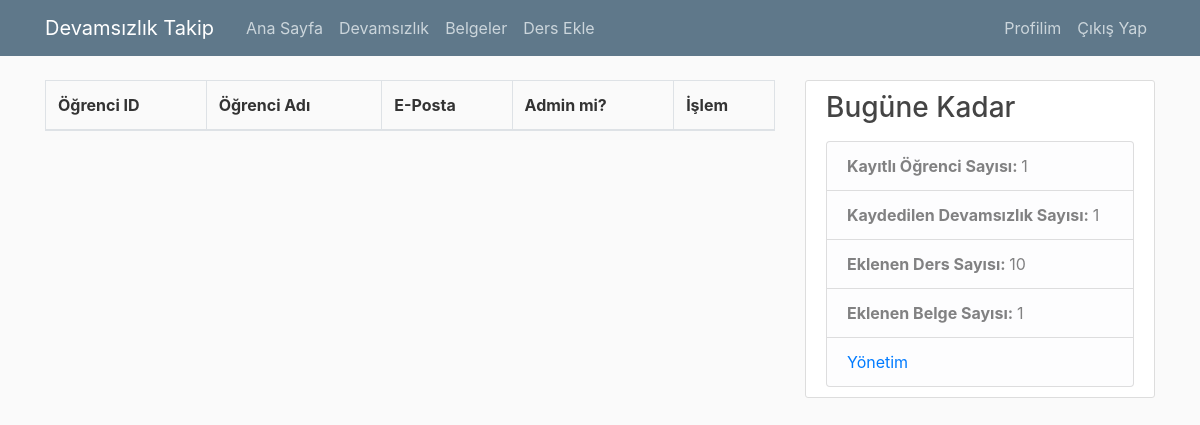
/admin/students (signed in), run on an earlier commit of the app's database.
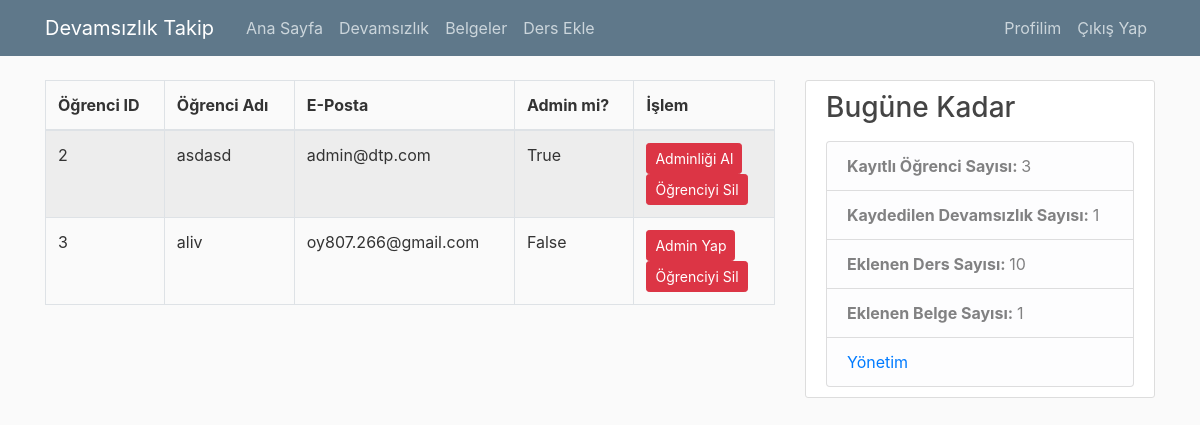
And on a later commit of the database.
### dtp/models.py (models this page shows, shortened)
class Student(db.Model, UserMixin):
    id = db.Column(db.Integer, primary_key=True)
    email = db.Column(db.String(128), nullable=False, unique=True)
    name = db.Column(db.String(64), nullable=False)
    password = db.Column(db.String(256), nullable=False)
    is_admin = db.Column(db.Boolean, nullable=False, default=False)

### dtp/admin/routes.py (the view)
@admin.route('/students', methods=['GET', 'POST'])
@login_required
def students():
    students = Student.query.all()
    return render_template('students.html', students = students)

### dtp/__init__.py (called while the page is built)
@app.context_processor
def inject_to_base():
    folder_path = os.path.join('dtp', 'static', 'docs')
    file_count = len([f for f in os.listdir(folder_path) if os.path.isfile(os.path.join(folder_path, f))])
    total_students = db.session.query(Student).count()
    total_lectures = db.session.query(Lecture).count()
    total_unattendances = db.session.query(Unattendance).count()
    return {'total_students': total_students,
            'total_lectures': total_lectures,
            'total_unattendances': total_unattendances,
            'total_files': file_count}

### dtp/models.py (called while the page is built)
@login_manager.user_loader
def load_user(student_id):
    return Student.query.get(int(student_id))

### dtp/templates/students.html
{% extends "base.html" %}
{% block content %}
<table class="table table-bordered table-striped">
    <thead>
      <tr>
        <th>Öğrenci ID</th>
        <th>Öğrenci Adı</th>
        <th>E-Posta</th>
        <th>Admin mi?</th>
        <th>İşlem</th>
      </tr>
    </thead>
    <tbody>
    {% if students %}
    {% for student in students %}
    {% if student.id != current_user.id %}
    <tr>
        <td>{{ student.id }}</td>
        <td>{{ student.name }}</td>
        <td>{{ student.email }}</td>
        <td>{{ student.is_admin }}</td>
        <td>
            {% if student.is_admin == False %}
            <form action="{{ url_for('admin.give_perm', id=student.id) }}" method="POST">
                <button type="submit" class="btn btn-danger btn-sm">Admin Yap</button>
            </form>
            {% else %}
            <form action="{{ url_for('admin.take_perm', id=student.id) }}" method="POST">
                <button type="submit" class="btn btn-danger btn-sm">Adminliği Al</button>
            </form>
            {% endif %}
            <form action="{{ url_for('admin.delete_student', id=student.id) }}" method="POST">
              <button type="submit" class="btn btn-danger btn-sm">Öğrenciyi Sil</button>
          </form>
        </td>
      </tr>
      {% endif %}
    {% endfor %}
    {% else %}
    <tr>
        <td colspan="5">Öğrenci kaydı bulunamadı.</td>
    </tr>
    {% endif %}
    </tbody>
</table>
{% endblock content %}

### dtp/templates/base.html (shortened to what this page needs)
<!DOCTYPE html>
<html>
<head>
    <link rel="stylesheet" href="https://maxcdn.bootstrapcdn.com/bootstrap/4.0.0/css/bootstrap.min.css">
    <link rel="stylesheet" type="text/css" href="{{ url_for('static', filename='main.css') }}">
</head>
<body>
    <header class="site-header">
      <nav class="navbar navbar-expand-md navbar-dark bg-steel fixed-top">
        <div class="container">
          <a class="navbar-brand mr-4" href="/">Devamsızlık Takip</a>
          <div class="collapse navbar-collapse" id="navbarToggle">
            <div class="navbar-nav mr-auto">
              <a class="nav-item nav-link" href="{{ url_for('main.home') }}">Ana Sayfa</a>
              <a class="nav-item nav-link" href="{{ url_for('students.unattendance') }}">Devamsızlık</a>
              <a class="nav-item nav-link" href="{{ url_for('docs.docs_list') }}">Belgeler</a>
              <a class="nav-item nav-link" href="{{ url_for('students.add_lecture') }}">Ders Ekle</a>
            </div>
            <div class="navbar-nav">
              {% if current_user.is_authenticated %}
                <a class="nav-item nav-link" href="{{ url_for('students.profile') }}">Profilim</a>
                <a class="nav-item nav-link" href="{{ url_for('students.logout') }}">Çıkış Yap</a>
              {% else %}
                <a class="nav-item nav-link" href="{{ url_for('students.login') }}">Giriş Yap</a>
                <a class="nav-item nav-link" href="{{ url_for('students.register') }}">Kayıt Ol</a>
              {% endif %}
            </div>
          </div>
        </div>
      </nav>
    </header>
    <main role="main" class="container">
      <div class="row">
        <div class="col-md-8">
          {% block content %}{% endblock %}
        </div>
        <div class="col-md-4">
          <div class="content-section">
            <h3>Bugüne Kadar</h3>
              <ul class="list-group">
                <li class="list-group-item list-group-item-light"><strong>Kayıtlı Öğrenci Sayısı: </strong>{{ total_students }}</li>
                <li class="list-group-item list-group-item-light"><strong>Kaydedilen Devamsızlık Sayısı: </strong>{{ total_unattendances }}</li>
                <li class="list-group-item list-group-item-light"><strong>Eklenen Ders Sayısı: </strong>{{ total_lectures }}</li>
                <li class="list-group-item list-group-item-light"><strong>Eklenen Belge Sayısı: </strong>{{ total_files }}</li>
                <li class="list-group-item list-group-item-light"><a href="{{ url_for('admin.admin_panel')}}">Yönetim</a></li>
              </ul>
          </div>
        </div>
      </div>
    </main>
</body>
</html>

### dtp/static/main.css (style rules this page uses)
body { background: #fafafa; color: #333333; margin-top: 5rem; }
h1, h2, h3, h4, h5, h6 { color: #444444; }
.bg-steel { background-color: #5f788a; }
.site-header .navbar-nav .nav-link { color: #cbd5db; }
.content-section { background: #ffffff; padding: 10px 20px; border: 1px solid #dddddd; border-radius: 3px; margin-bottom: 20px; }

What changed in the data, as far as the page shows it:
added Student: id "2", name "asdasd", email "admin@dtp.com", is_admin "True"
added Student: id "3", name "aliv", email "oy807.266@gmail.com", is_admin "False"
Also different on the page:
{{ total_students }}: "1" → "3"
